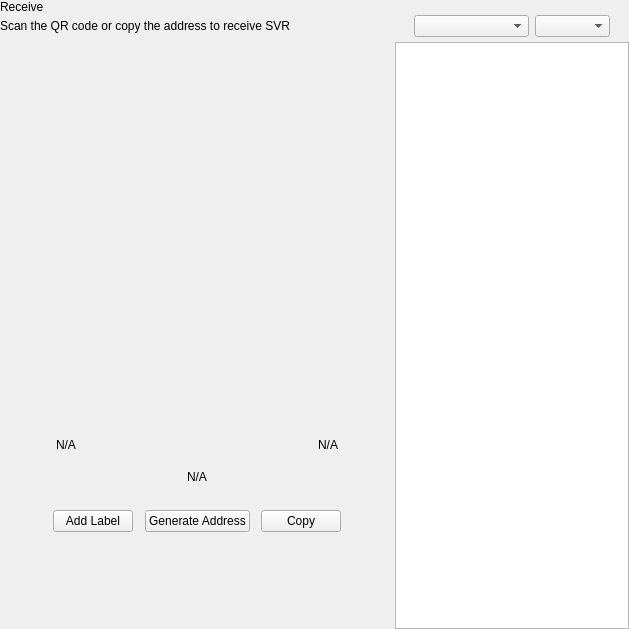
<?xml version="1.0" encoding="UTF-8"?>
<ui version="4.0">
 <class>ReceiveWidget</class>
 <widget class="QWidget" name="ReceiveWidget">
  <property name="geometry">
   <rect>
    <x>0</x>
    <y>0</y>
    <width>629</width>
    <height>629</height>
   </rect>
  </property>
  <property name="minimumSize">
   <size>
    <width>0</width>
    <height>0</height>
   </size>
  </property>
  <property name="windowTitle">
   <string>Form</string>
  </property>
  <layout class="QHBoxLayout" name="horizontalLayout_2" stretch="2,1">
   <property name="spacing">
    <number>0</number>
   </property>
   <property name="leftMargin">
    <number>0</number>
   </property>
   <property name="topMargin">
    <number>0</number>
   </property>
   <property name="rightMargin">
    <number>0</number>
   </property>
   <property name="bottomMargin">
    <number>0</number>
   </property>
   <item>
    <widget class="QWidget" name="left" native="true">
     <layout class="QVBoxLayout" name="verticalLayout_3">
      <property name="leftMargin">
       <number>0</number>
      </property>
      <property name="topMargin">
       <number>0</number>
      </property>
      <property name="rightMargin">
       <number>0</number>
      </property>
      <property name="bottomMargin">
       <number>0</number>
      </property>
      <item>
       <layout class="QVBoxLayout" name="verticalLayout_2">
        <property name="spacing">
         <number>0</number>
        </property>
        <property name="leftMargin">
         <number>0</number>
        </property>
        <item>
         <layout class="QHBoxLayout" name="horizontalLayout_3">
          <property name="spacing">
           <number>0</number>
          </property>
          <item>
           <layout class="QVBoxLayout" name="verticalLayout_4">
            <property name="spacing">
             <number>5</number>
            </property>
            <item>
             <widget class="QLabel" name="labelTitle">
              <property name="text">
               <string>Receive</string>
              </property>
             </widget>
            </item>
            <item alignment="Qt::AlignTop">
             <widget class="QLabel" name="labelSubtitle1">
              <property name="text">
               <string>Scan the QR code or copy the address to receive SVR</string>
              </property>
             </widget>
            </item>
           </layout>
          </item>
          <item>
           <spacer name="horizontalSpacer">
            <property name="orientation">
             <enum>Qt::Horizontal</enum>
            </property>
            <property name="sizeHint" stdset="0">
             <size>
              <width>40</width>
              <height>20</height>
             </size>
            </property>
           </spacer>
          </item>
         </layout>
        </item>
        <item>
         <spacer name="verticalSpacer_2">
          <property name="orientation">
           <enum>Qt::Vertical</enum>
          </property>
          <property name="sizeType">
           <enum>QSizePolicy::Expanding</enum>
          </property>
          <property name="sizeHint" stdset="0">
           <size>
            <width>20</width>
            <height>50</height>
           </size>
          </property>
         </spacer>
        </item>
        <item alignment="Qt::AlignHCenter">
         <widget class="QWidget" name="layoutQR" native="true">
          <property name="maximumSize">
           <size>
            <width>510</width>
            <height>16777215</height>
           </size>
          </property>
          <layout class="QVBoxLayout" name="verticalLayoutQr">
           <item>
            <spacer name="verticalSpacer11">
             <property name="orientation">
              <enum>Qt::Vertical</enum>
             </property>
             <property name="sizeType">
              <enum>QSizePolicy::Fixed</enum>
             </property>
             <property name="sizeHint" stdset="0">
              <size>
               <width>20</width>
               <height>20</height>
              </size>
             </property>
            </spacer>
           </item>
           <item alignment="Qt::AlignHCenter">
            <widget class="QLabel" name="labelQrImg">
             <property name="minimumSize">
              <size>
               <width>260</width>
               <height>260</height>
              </size>
             </property>
             <property name="maximumSize">
              <size>
               <width>260</width>
               <height>260</height>
              </size>
             </property>
             <property name="text">
              <string/>
             </property>
             <property name="alignment">
              <set>Qt::AlignCenter</set>
             </property>
            </widget>
           </item>
           <item>
            <spacer name="verticalSpacer_21">
             <property name="orientation">
              <enum>Qt::Vertical</enum>
             </property>
             <property name="sizeType">
              <enum>QSizePolicy::Fixed</enum>
             </property>
             <property name="sizeHint" stdset="0">
              <size>
               <width>20</width>
               <height>30</height>
              </size>
             </property>
            </spacer>
           </item>
           <item>
            <widget class="QWidget" name="widget" native="true">
             <property name="minimumSize">
              <size>
               <width>0</width>
               <height>0</height>
              </size>
             </property>
             <layout class="QHBoxLayout" name="horizontalLayout_5">
              <item>
               <widget class="QLabel" name="labelLabel">
                <property name="text">
                 <string notr="true">N/A</string>
                </property>
               </widget>
              </item>
              <item>
               <spacer name="horizontalSpacer_2">
                <property name="orientation">
                 <enum>Qt::Horizontal</enum>
                </property>
                <property name="sizeHint" stdset="0">
                 <size>
                  <width>141</width>
                  <height>20</height>
                 </size>
                </property>
               </spacer>
              </item>
              <item>
               <widget class="QLabel" name="labelDate">
                <property name="text">
                 <string notr="true">N/A</string>
                </property>
                <property name="alignment">
                 <set>Qt::AlignRight|Qt::AlignTrailing|Qt::AlignVCenter</set>
                </property>
               </widget>
              </item>
             </layout>
            </widget>
           </item>
           <item>
            <widget class="QLabel" name="labelAddress">
             <property name="sizePolicy">
              <sizepolicy hsizetype="Expanding" vsizetype="Preferred">
               <horstretch>0</horstretch>
               <verstretch>0</verstretch>
              </sizepolicy>
             </property>
             <property name="minimumSize">
              <size>
               <width>300</width>
               <height>0</height>
              </size>
             </property>
             <property name="text">
              <string notr="true">N/A</string>
             </property>
             <property name="alignment">
              <set>Qt::AlignCenter</set>
             </property>
            </widget>
           </item>
           <item>
            <spacer name="verticalSpacer_4">
             <property name="orientation">
              <enum>Qt::Vertical</enum>
             </property>
             <property name="sizeType">
              <enum>QSizePolicy::Fixed</enum>
             </property>
             <property name="sizeHint" stdset="0">
              <size>
               <width>20</width>
               <height>20</height>
              </size>
             </property>
            </spacer>
           </item>
           <item>
            <layout class="QHBoxLayout" name="horizontalLayout_4">
             <item alignment="Qt::AlignHCenter">
              <widget class="QPushButton" name="pushButtonLabel">
               <property name="focusPolicy">
                <enum>Qt::NoFocus</enum>
               </property>
               <property name="text">
                <string>Add Label</string>
               </property>
              </widget>
             </item>
             <item alignment="Qt::AlignHCenter">
              <widget class="QPushButton" name="pushButtonNewAddress">
               <property name="focusPolicy">
                <enum>Qt::NoFocus</enum>
               </property>
               <property name="text">
                <string>Generate Address</string>
               </property>
              </widget>
             </item>
             <item alignment="Qt::AlignHCenter">
              <widget class="QPushButton" name="pushButtonCopy">
               <property name="focusPolicy">
                <enum>Qt::NoFocus</enum>
               </property>
               <property name="text">
                <string>Copy</string>
               </property>
              </widget>
             </item>
            </layout>
           </item>
           <item>
            <spacer name="verticalSpacer_3">
             <property name="orientation">
              <enum>Qt::Vertical</enum>
             </property>
             <property name="sizeType">
              <enum>QSizePolicy::Expanding</enum>
             </property>
             <property name="sizeHint" stdset="0">
              <size>
               <width>20</width>
               <height>20</height>
              </size>
             </property>
            </spacer>
           </item>
          </layout>
         </widget>
        </item>
        <item>
         <spacer name="verticalSpacer">
          <property name="orientation">
           <enum>Qt::Vertical</enum>
          </property>
          <property name="sizeHint" stdset="0">
           <size>
            <width>20</width>
            <height>40</height>
           </size>
          </property>
         </spacer>
        </item>
       </layout>
      </item>
     </layout>
    </widget>
   </item>
   <item>
    <widget class="QWidget" name="right" native="true">
     <layout class="QVBoxLayout" name="verticalLayout_5">
      <property name="spacing">
       <number>0</number>
      </property>
      <property name="leftMargin">
       <number>1</number>
      </property>
      <property name="topMargin">
       <number>0</number>
      </property>
      <property name="rightMargin">
       <number>0</number>
      </property>
      <property name="bottomMargin">
       <number>0</number>
      </property>
      <item>
       <layout class="QVBoxLayout" name="container_right">
        <property name="spacing">
         <number>0</number>
        </property>
        <property name="leftMargin">
         <number>0</number>
        </property>
        <property name="rightMargin">
         <number>0</number>
        </property>
        <item>
         <layout class="QVBoxLayout" name="verticalLayout">
          <property name="spacing">
           <number>6</number>
          </property>
          <property name="leftMargin">
           <number>19</number>
          </property>
          <property name="rightMargin">
           <number>19</number>
          </property>
          <item>
           <widget class="OptionButton" name="btnRequest" native="true"/>
          </item>
          <item>
           <widget class="OptionButton" name="btnMyAddresses" native="true">
            <property name="sizePolicy">
             <sizepolicy hsizetype="Preferred" vsizetype="Minimum">
              <horstretch>0</horstretch>
              <verstretch>0</verstretch>
             </sizepolicy>
            </property>
           </widget>
          </item>
         </layout>
        </item>
        <item>
         <widget class="QWidget" name="sortWidget" native="true">
          <layout class="QHBoxLayout" name="horizontalLayout_6">
           <property name="leftMargin">
            <number>19</number>
           </property>
           <property name="rightMargin">
            <number>19</number>
           </property>
           <property name="bottomMargin">
            <number>5</number>
           </property>
           <item>
            <spacer name="horizontalSpacer_3">
             <property name="orientation">
              <enum>Qt::Horizontal</enum>
             </property>
             <property name="sizeHint" stdset="0">
              <size>
               <width>40</width>
               <height>20</height>
              </size>
             </property>
            </spacer>
           </item>
           <item>
            <widget class="QComboBox" name="comboBoxSort">
             <property name="sizePolicy">
              <sizepolicy hsizetype="Preferred" vsizetype="Fixed">
               <horstretch>0</horstretch>
               <verstretch>0</verstretch>
              </sizepolicy>
             </property>
             <property name="minimumSize">
              <size>
               <width>115</width>
               <height>0</height>
              </size>
             </property>
            </widget>
           </item>
           <item>
            <widget class="QComboBox" name="comboBoxSortOrder">
             <property name="sizePolicy">
              <sizepolicy hsizetype="Preferred" vsizetype="Fixed">
               <horstretch>0</horstretch>
               <verstretch>0</verstretch>
              </sizepolicy>
             </property>
             <property name="minimumSize">
              <size>
               <width>75</width>
               <height>0</height>
              </size>
             </property>
            </widget>
           </item>
          </layout>
         </widget>
        </item>
        <item>
         <widget class="QListView" name="listViewAddress"/>
        </item>
       </layout>
      </item>
     </layout>
    </widget>
   </item>
  </layout>
 </widget>
 <customwidgets>
  <customwidget>
   <class>OptionButton</class>
   <extends>QWidget</extends>
   <header>qt/sovranocoin/optionbutton.h</header>
   <container>1</container>
  </customwidget>
 </customwidgets>
 <resources/>
 <connections/>
</ui>
